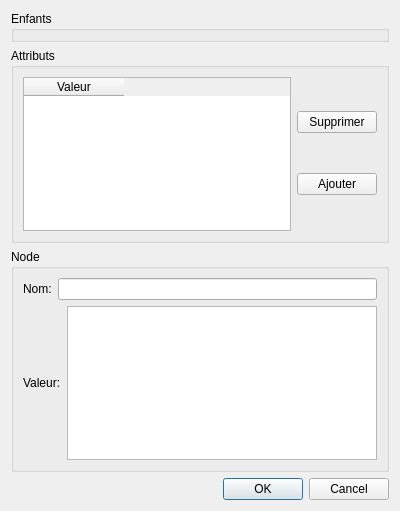
<?xml version="1.0" encoding="UTF-8"?>
<ui version="4.0">
 <class>NodeValues</class>
 <widget class="QDialog" name="NodeValues">
  <property name="geometry">
   <rect>
    <x>0</x>
    <y>0</y>
    <width>400</width>
    <height>511</height>
   </rect>
  </property>
  <property name="windowTitle">
   <string>Dialog</string>
  </property>
  <layout class="QVBoxLayout" name="verticalLayout">
   <property name="sizeConstraint">
    <enum>QLayout::SetMinimumSize</enum>
   </property>
   <item>
    <layout class="QVBoxLayout">
     <property name="spacing">
      <number>6</number>
     </property>
     <property name="sizeConstraint">
      <enum>QLayout::SetMinimumSize</enum>
     </property>
     <property name="leftMargin">
      <number>0</number>
     </property>
     <property name="topMargin">
      <number>0</number>
     </property>
     <property name="rightMargin">
      <number>0</number>
     </property>
     <property name="bottomMargin">
      <number>0</number>
     </property>
     <item>
      <widget class="QGroupBox" name="ChildrenBox">
       <property name="title">
        <string>Enfants</string>
       </property>
      </widget>
     </item>
     <item>
      <widget class="QGroupBox" name="AttributBox">
       <property name="title">
        <string>Attributs</string>
       </property>
       <layout class="QHBoxLayout" name="horizontalLayout_4">
        <item>
         <widget class="QTableWidget" name="AttributsTable">
          <column>
           <property name="text">
            <string>Valeur</string>
           </property>
          </column>
         </widget>
        </item>
        <item>
         <layout class="QVBoxLayout" name="verticalLayout_5">
          <item>
           <widget class="QPushButton" name="Del_Attribut">
            <property name="text">
             <string>Supprimer</string>
            </property>
           </widget>
          </item>
          <item>
           <widget class="QPushButton" name="Add_Attribut">
            <property name="text">
             <string>Ajouter</string>
            </property>
           </widget>
          </item>
         </layout>
        </item>
       </layout>
      </widget>
     </item>
     <item>
      <layout class="QVBoxLayout" name="verticalLayout_2">
       <property name="sizeConstraint">
        <enum>QLayout::SetMinimumSize</enum>
       </property>
       <item>
        <widget class="QGroupBox" name="NodeBox">
         <property name="title">
          <string>Node</string>
         </property>
         <layout class="QHBoxLayout" name="horizontalLayout_5">
          <item>
           <layout class="QVBoxLayout" name="verticalLayout_4">
            <property name="sizeConstraint">
             <enum>QLayout::SetMinimumSize</enum>
            </property>
            <item>
             <layout class="QHBoxLayout" name="horizontalLayout_2">
              <property name="sizeConstraint">
               <enum>QLayout::SetMinimumSize</enum>
              </property>
              <item>
               <widget class="QLabel" name="label">
                <property name="text">
                 <string>Nom:</string>
                </property>
               </widget>
              </item>
              <item>
               <widget class="QLineEdit" name="Name"/>
              </item>
             </layout>
            </item>
            <item>
             <layout class="QHBoxLayout" name="horizontalLayout_3">
              <item>
               <widget class="QLabel" name="label_2">
                <property name="text">
                 <string>Valeur:</string>
                </property>
               </widget>
              </item>
              <item>
               <widget class="QTextEdit" name="Value">
                <property name="autoFillBackground">
                 <bool>false</bool>
                </property>
               </widget>
              </item>
             </layout>
            </item>
           </layout>
          </item>
         </layout>
        </widget>
       </item>
      </layout>
     </item>
     <item>
      <layout class="QHBoxLayout" name="horizontalLayout">
       <property name="sizeConstraint">
        <enum>QLayout::SetMinimumSize</enum>
       </property>
       <item>
        <spacer name="horizontalSpacer">
         <property name="orientation">
          <enum>Qt::Horizontal</enum>
         </property>
         <property name="sizeHint" stdset="0">
          <size>
           <width>40</width>
           <height>20</height>
          </size>
         </property>
        </spacer>
       </item>
       <item>
        <layout class="QVBoxLayout" name="verticalLayout_3">
         <property name="sizeConstraint">
          <enum>QLayout::SetMinimumSize</enum>
         </property>
         <item>
          <widget class="QDialogButtonBox" name="diagButton">
           <property name="layoutDirection">
            <enum>Qt::LeftToRight</enum>
           </property>
           <property name="standardButtons">
            <set>QDialogButtonBox::Cancel|QDialogButtonBox::Ok</set>
           </property>
          </widget>
         </item>
        </layout>
       </item>
      </layout>
     </item>
    </layout>
   </item>
  </layout>
 </widget>
 <resources/>
 <connections>
  <connection>
   <sender>AttributsTable</sender>
   <signal>cellDoubleClicked(int,int)</signal>
   <receiver>NodeValues</receiver>
   <slot>OpenAttribut(int,int)</slot>
   <hints>
    <hint type="sourcelabel">
     <x>230</x>
     <y>132</y>
    </hint>
    <hint type="destinationlabel">
     <x>286</x>
     <y>-13</y>
    </hint>
   </hints>
  </connection>
 </connections>
 <slots>
  <slot>OpenAttribut(int,int)</slot>
 </slots>
</ui>
